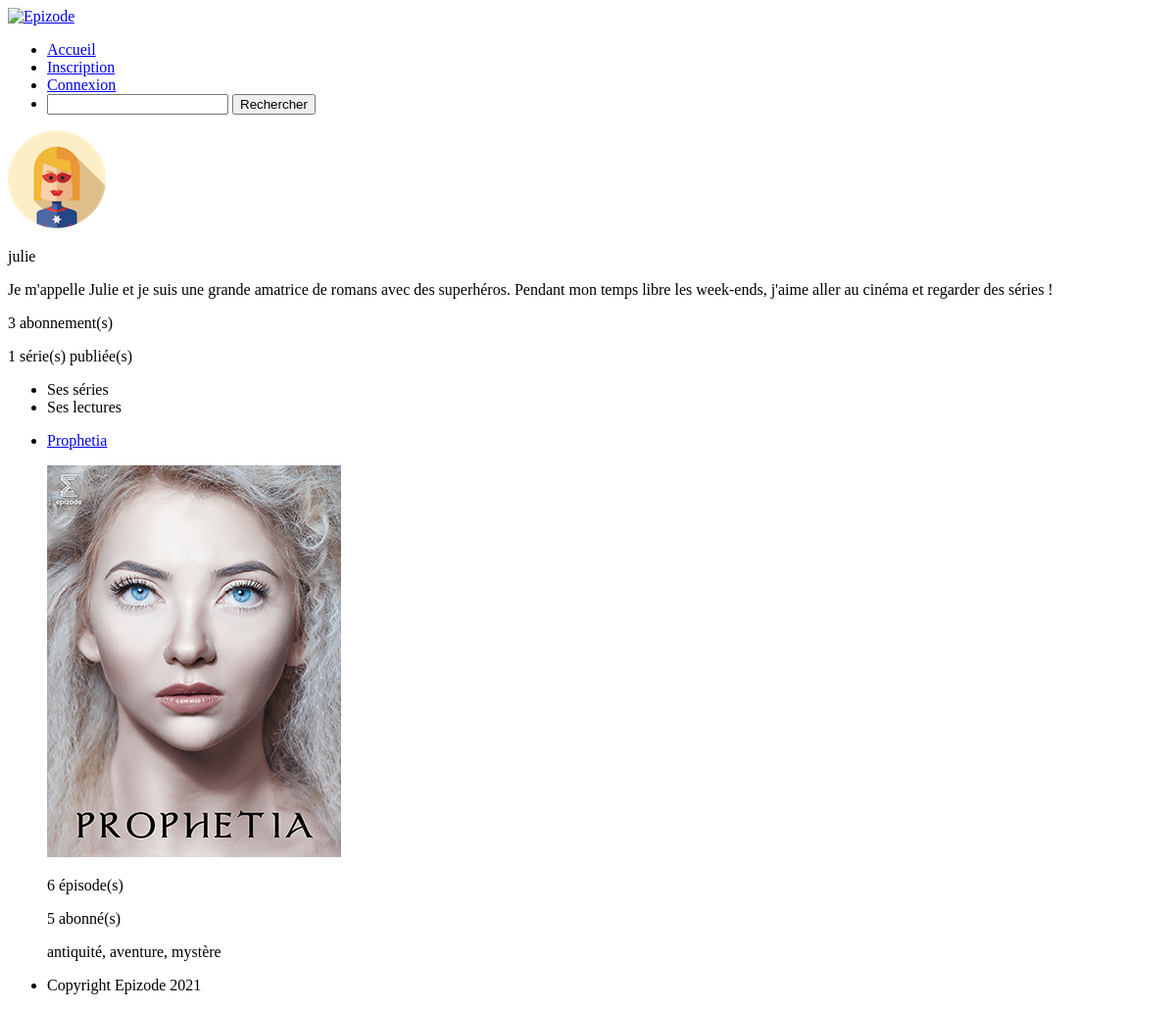
The app's page /index.php?action=displayMember&idmember=24 with its own data.
### tables this page shows
CREATE TABLE `members` (
  `id` int(11) NOT NULL,
  `pseudo` varchar(255) NOT NULL,
  `email` varchar(255) NOT NULL,
  `password` varchar(255) NOT NULL,
  `type` enum('admin','publisher','user') NOT NULL DEFAULT 'user',
  `date_subscription` datetime NOT NULL DEFAULT CURRENT_TIMESTAMP,
  `description` longtext,
  `coins_number` int(11) DEFAULT NULL,
  `gender` enum('male','female') DEFAULT NULL,
  `surname` varchar(45) DEFAULT NULL,
  `name` varchar(45) DEFAULT NULL,
  `company_name` varchar(200) DEFAULT NULL,
  `address` longtext,
  `zipcode` varchar(20) DEFAULT NULL,
  `city` varchar(45) DEFAULT NULL,
  `country` varchar(45) DEFAULT NULL,
  `birthdate` datetime DEFAULT NULL,
  `id_avatar` int(11) DEFAULT '1',
  `id_logo` int(11) DEFAULT '9',
  `confirmation` enum('waiting','confirmed') NOT NULL DEFAULT 'confirmed',
  `token` varchar(255) DEFAULT NULL
);

CREATE TABLE `series` (
  `id` int(11) NOT NULL,
  `title` varchar(100) NOT NULL,
  `summary` longtext NOT NULL,
  `date_publication` datetime NOT NULL DEFAULT CURRENT_TIMESTAMP,
  `date_modification` datetime NOT NULL DEFAULT CURRENT_TIMESTAMP,
  `id_member` int(11) NOT NULL,
  `pricing_status` enum('free','paying') NOT NULL,
  `publishing_status` enum('published','inprogress','deleted','banned') NOT NULL DEFAULT 'inprogress',
  `authors_right` enum('public','CC','CC1','CC2','CC3','CC4','CC5','reserved') NOT NULL DEFAULT 'public',
  `id_cover` int(11) DEFAULT '239',
  `publisher_author` varchar(200) DEFAULT NULL,
  `publisher_author_description` longtext,
  `meta_description` varchar(160) DEFAULT '''Découvrez le contenu de votre série en exclusivité sur Episode ! Des séries originales et passionnantes à lire partout, à tout moment !'''
);

### src/Model/MembersManager.php (called while the page is built, shortened)
<?php
class MembersManager extends Manager
{
	public function getMemberPublicData($idmember)
	{
		$db = $this->dbConnect();
		$req = $db->prepare('SELECT m.id AS "id", ia.url AS "avatar", ia.alt AS "altavatar", il.url AS "logo", il.alt AS "altlogo", l.name AS "name", m.pseudo AS "pseudo", m.description AS "description", m.type as "type", COUNT(DISTINCT has.id_series) AS "numberSubscriptions", COUNT(DISTINCT s.id) AS "numberWritings", COUNT(DISTINCT s.publisher_author) AS "numberAuthors", m.date_subscription AS "subscriptionDate" FROM members m LEFT JOIN avatars a ON a.id = m.id_avatar LEFT JOIN images ia ON ia.id = a.id_avatar LEFT JOIN logos l ON l.id = m.id_logo LEFT JOIN images il ON il.id = l.id_logo LEFT JOIN series s ON s.id_member = m.id LEFT JOIN series_has_members_subscription has ON has.id_member = m.id WHERE s.publishing_status = "published" AND m.id = ?');
		$req->execute(array($idmember));
		$userPublicData = $req->fetch();
		return $userPublicData;
	}
	public function getAllPublicSeriesMember($idmember)
	{
		$db = $this->dbConnect();
		$req = $db->prepare('SELECT s.id AS "id", ic.url AS "cover", ic.alt AS "altcover", s.title AS "title", m.pseudo AS "member", l.name AS "publisher", s.publisher_author AS "author_publisher", ia.url AS "avatar", ia.alt AS "altavatar", il.url AS "logo", il.alt AS "altlogo", COUNT(DISTINCT e.id) AS "numberEpisodes", COUNT(DISTINCT sub.id_member) AS "numberSubscribers", GROUP_CONCAT(DISTINCT t.name SEPARATOR ", ") AS "tags", s.publishing_status AS "publishing", m.type AS "type", s.pricing_status AS "pricing" FROM series s LEFT JOIN episodes e ON e.id_series = s.id LEFT JOIN members m ON m.id = s.id_member LEFT JOIN series_has_tags h ON h.id_series = s.id LEFT JOIN tags t ON t.id = h.id_tag LEFT JOIN covers c ON c.id = s.id_cover LEFT JOIN images ic ON ic.id = c.id_cover LEFT JOIN avatars a ON a.id = m.id_avatar LEFT JOIN images ia ON ia.id = a.id_avatar LEFT JOIN logos l ON l.id = m.id_logo LEFT JOIN images il ON il.id = l.id_logo LEFT JOIN series_has_members_subscription sub ON sub.id_series = s.id WHERE s.publishing_status = "published" AND m.id = ? GROUP BY s.id');
	    $req->execute(array($idmember));
		$getAllPublicSeriesMember = $req->fetchAll();
	    return $getAllPublicSeriesMember;
	}
}

### src/View/frontend/displayMemberView.php (the view, shortened to what this page needs)
<section>
<?php
    if($userPublicData['type'] == "user")
    {
    ?>
        <p><img src="<?php echo $userPublicData['avatar']; ?>" alt="<?php echo $userPublicData['altavatar']; ?>"/></p>
        <p><?php echo $userPublicData['pseudo']; ?></p>
        <?php
        if(isset($userPublicData['description']))
        {
        ?>
            <p><?php echo $userPublicData['description']; ?></p>
        <?php
        }else{
        ?>
            <p>Pas de description</p>
        <?php
        }
        ?>
        <p><?php echo $userPublicData['numberSubscriptions']; ?> abonnement(s)</p>
        <p><?php echo $userPublicData['numberWritings']; ?> série(s) publiée(s)</p>
    <?php
    }
    ?>
</section>
<nav>
    <ul>
        <li class="elementTab" data-index="1">Ses séries</li>
        <?php
        if($userPublicData['type'] == "user")
        {
        ?>
        	<li class="elementTab" data-index="2">Ses lectures</li>
        <?php
        }elseif($userPublicData['type'] == "publisher"){
        ?>
       		<li class="elementTab" data-index="2">Ses auteurs</li>
       	<?php
       	}
       	?>
    </ul>
</nav>
<section class="elementContent" data-tab="1">
<?php
    if($getAllPublicSeriesMember != NULL)
    {
    ?>
        <ul>
            <?php
            foreach ($getAllPublicSeriesMember as $allSeriesMember)
            {
                if($allSeriesMember['publishing'] == "published")
                {
                ?>
                    <li>
                        <article>
                            <p><a href="index.php?action=displaySeries&idseries=<?php echo $allSeriesMember['id']; ?>"><?php echo $allSeriesMember['title']; ?></a></p>
                            <p><img src="<?php echo $allSeriesMember['cover']; ?>" alt="<?php echo $allSeriesMember['altcover']; ?>"/></p>
                            <p><?php echo $allSeriesMember['numberEpisodes']; ?> épisode(s)</p>
                            <p><?php echo $allSeriesMember['numberSubscribers']; ?> abonné(s)</p>
                            <p><?php echo $allSeriesMember['tags']; ?></p>
                        </article>
                    </li>
                <?php
                }
            }
            ?>
        </ul>
    <?php
    }else{
    ?>
        <p>Il n'y a pas encore de série publiée !</p>
    <?php
    }
    ?>
</section>
<?php $body_content = ob_get_clean();
require('./src/View/template.php');
?>

### records on screen
members: pseudo "julie", description "Je m'appelle Julie et je suis une grande amatrice de romans avec des superhéros. Pendant mon temps libre les week-ends, j'aime aller au cinéma et regarder des séries !"
series: title "Prophetia", numberEpisodes "6", numberSubscribers "5", tags "antiquité, aventure, mystère"

### other values on screen
$userPublicData['numberSubscriptions'] "3"
$userPublicData['numberWritings'] "1"
